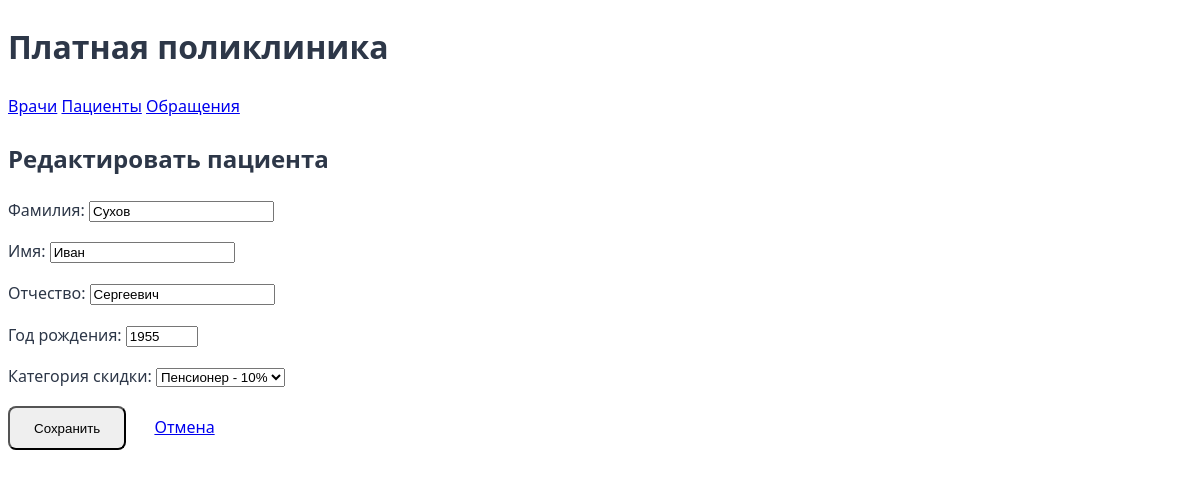
Screenshot of /patient/1/edit/ with the database file from the repository.
### core/models.py (models this page shows, shortened)
class Patient(models.Model):
    DISCOUNT_CATEGORIES = [
        ('none', 'Без скидки'),
        ('pensioner', 'Пенсионер - 10%'),
        ('veteran', 'Ветеран - 15%'),
        ('disabled', 'Инвалид - 20%'),
    ]
    last_name = models.CharField("Фамилия", max_length=50)
    first_name = models.CharField("Имя", max_length=50)
    middle_name = models.CharField("Отчество", max_length=50)
    birth_year = models.IntegerField("Год рождения")
    discount_category = models.CharField(
        "Категория скидки",
        max_length=10,
        choices=DISCOUNT_CATEGORIES,
        default='none'
    )

### core/views.py (the view)
# urls.py: path('patient/<int:pk>/edit/', patient_form, name='edit_patient'),
def patient_form(request, pk=None):
    patient = get_object_or_404(Patient, pk=pk) if pk else None
    if request.method == 'POST':
        form = PatientForm(request.POST, instance=patient)
        if form.is_valid():
            form.save()
            return redirect('patients')
    else:
        form = PatientForm(instance=patient)
    return render(request, 'patient_form.html', {'form': form})

### core/forms.py
class PatientForm(forms.ModelForm):
    class Meta:
        model = Patient
        fields = '__all__'
        widgets = {
            'birth_year': forms.NumberInput(attrs={'min': 1900, 'max': 2100}),
        }

### core/templates/patient_form.html (shortened to what this page needs)
{% extends "base.html" %}
{% block content %}
    <h2>{% if form.instance.id %}Редактировать{% else %}Добавить{% endif %} пациента</h2>
    <form method="post" class="form">
        {{ form.as_p }}
        <button type="submit" class="btn">Сохранить</button>
        <a href="{% url 'patients' %}" class="btn cancel">Отмена</a>
    </form>
{% endblock %}

### core/static/css/style.css (style rules this page uses)
:root { --primary-color: #2A5C82; --secondary-color: #5BA4E6; --accent-color: #FF7E67; --light-bg: #F8FAFC; --text-dark: #2D3748; }
body { font-family: 'Segoe UI', system-ui, sans-serif; color: var(--text-dark); line-height: 1.6; }
.btn { padding: 0.8rem 1.5rem; border-radius: 8px; font-weight: 500; transition: all 0.3s ease; }

### rows the page displays
Patient: last_name "Сухов", first_name "Иван", middle_name "Сергеевич", birth_year "1955", discount_category "Пенсионер - 10%"
